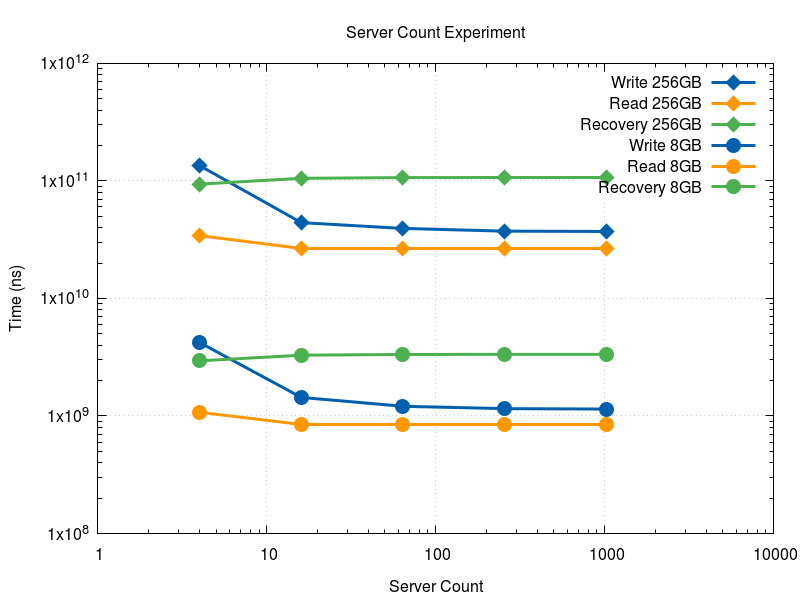

Source code (gnuplot):
# setting the range of the plot, auto by default
# set xrange [0:16]
# set yrange [0:16]
set autoscale

# axis settings
set title 'Server Count Experiment'
set xlabel 'Server Count'
set ylabel 'Time (ns)'
set log y
set log x
# set xtics rotate by 45 offset -4,-2

# set the legend on the top left corner
#set key left top

# style settings
set style line 1 linecolor rgb '#0060ad' linetype 1 linewidth 3 pt 7 ps 2
set style line 2 linecolor rgb '#ff9800' linetype 1 linewidth 3 pt 7 ps 2
set style line 3 linecolor rgb '#4caf50' linetype 1 linewidth 3 pt 7 ps 2
set terminal pngcairo size 800,600 enhanced font 'Helvetica,12'
# set terminal svg size 800,600 fname 'Verdana' fsize 10
set grid

set output "plot.png"
plot 'results.dat' using 1:5 title 'Write 256GB' with linespoints ls 1 pt 13, \
     'results.dat' using 1:6 title 'Read 256GB' with linespoints ls 2 pt 13 ps 4, \
     'results.dat' using 1:7 title 'Recovery 256GB' with linespoints ls 3 pt 13, \
     'results.dat' using 1:2 title 'Write 8GB' with linespoints ls 1, \
     'results.dat' using 1:3 title 'Read 8GB' with linespoints ls 2, \
     'results.dat' using 1:4 title 'Recovery 8GB' with linespoints ls 3, \


